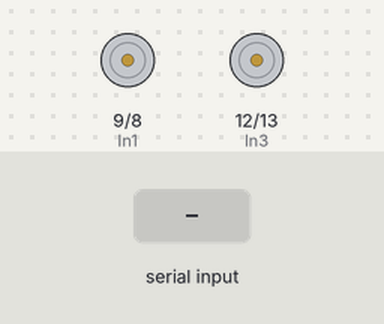
This sketch was run on a simulated Arduino Uno, built with avr-gcc and run on an emulated ATmega328P. On the bench: motor-driver pin pairs drawn as motors (green arrow = first pin HIGH = forward, orange = second pin HIGH = backward, longer = more drive, scaled by the enable pin). Inputs (shaded band) come from the test bench.

Above: at 1.2 s.
1.3 s: "F" received over Serial
At 2.2 s:
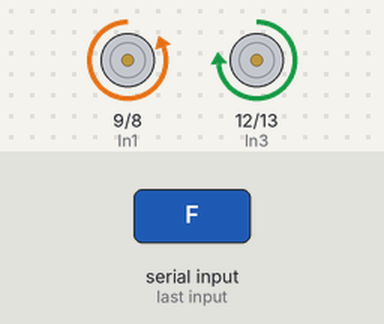
2.8 s: "B" received over Serial
At 3.3 s:
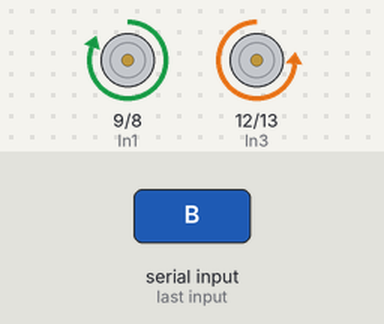
4.3 s: "L" received over Serial
At 5.5 s:
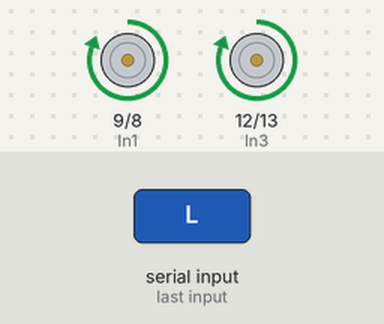
5.8 s: "R" received over Serial
At 6.8 s:
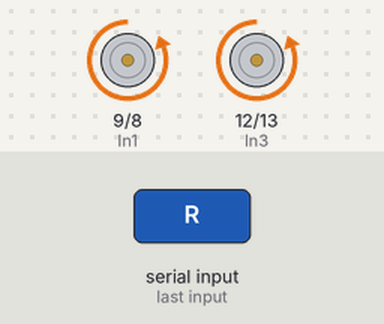
7.3 s: "S" received over Serial
At 8.0 s:
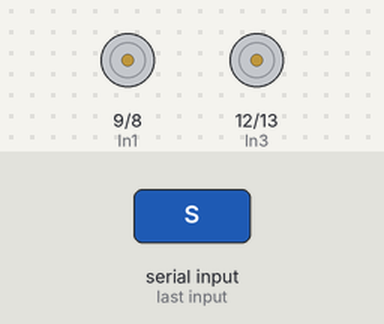
Timing chart, 0 to 9.8 s (numbered marks = the images above; inputs shaded):
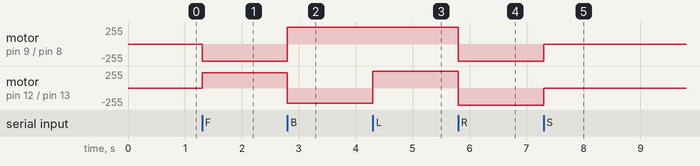

The sketch:

main.ino
```cpp
char serial ;


#define EnA  10        //speed A
#define EnB  11          //speed B
#define In1  9  //A      //motorA_dr1  red
#define In2  8  //A       //motorA_dr2   white
#define In3  12            // red
#define In4  13              //whit

void setup() {

  pinMode(EnA, OUTPUT);
  pinMode(EnB, OUTPUT);
  pinMode(In1, OUTPUT);
  pinMode(In2, OUTPUT);
  pinMode(In3, OUTPUT);
  pinMode(In4, OUTPUT);

Serial.begin(9600);

}

void loop() {
if(Serial.available()){
  serial = Serial.read();
  //Serial.println(serial);


}

if(serial == 'F'){            //move forward(all motors rotate in forward direction)
   moveForward(255 );
}

else if(serial == 'B'){      //move reverse (all motors rotate in reverse direction)
  moveBack(255);
}

else if(serial == 'L'){      //turn right (left side motors rotate in forward direction, right side motors doesn't rotate)
 turnLEFT_90();
}

else if(serial == 'R'){      //turn left (right side motors rotate in forward direction, left side motors doesn't rotate)
  turnRIGHT_90();
}


else if(serial == 'S'){      //STOP (all motors stop)
  moveStop();
}

}


//*******************************************************


void turnLEFT_90(){
    digitalWrite(In1, HIGH);
    digitalWrite(In2, LOW);
    digitalWrite(In3, HIGH);
    digitalWrite(In4, LOW);

    analogWrite(EnA, 255); //the speed
    analogWrite(EnB, 255); //the speed


      delay(150);
}

 void turnRIGHT_90(){
    digitalWrite(In1, LOW);
    digitalWrite(In2, HIGH);
    digitalWrite(In3, LOW);
    digitalWrite(In4, HIGH);

    analogWrite(EnA, 255); //the speed
    analogWrite(EnB, 255); //the speed


      delay(150);
}


void moveStop(){  //stop motors     //////*******done**********
  digitalWrite(In1, LOW);
  digitalWrite(In2, LOW);
  digitalWrite(In3, LOW);
  digitalWrite(In4, LOW);
}

void moveForward(int l ){         //////*******done**********
  int r ;
  r = l - 26.5;
                    // turn on motor A
    digitalWrite(In1, LOW);
     digitalWrite(In2, HIGH);
      analogWrite(EnA, l);
                      // turn on motor B
       digitalWrite(In3, HIGH);
       digitalWrite(In4, LOW);
      analogWrite(EnB, r);

}


void moveBack(int l ){         //////*******done**********
  int r ;
  r = l - 26.5;
                    // turn on motor A
    digitalWrite(In1, HIGH);
     digitalWrite(In2, LOW);
      analogWrite(EnA, l);
                      // turn on motor B
       digitalWrite(In3, LOW);
       digitalWrite(In4, HIGH);
      analogWrite(EnB, r);

}
```

Measured:
- after the input at 1.3 s, motor on pin 9 (In1) / pin 8 (In2): stopped → backward 255/255 at once; motor on pin 12 (In3) / pin 13 (In4): stopped → forward 228/255 at once
- after the input at 2.8 s, motor on pin 9 (In1) / pin 8 (In2): backward 255/255 → forward 255/255 at once; motor on pin 12 (In3) / pin 13 (In4): forward 228/255 → backward 228/255 at once
- after the input at 4.3 s, motor on pin 12 (In3) / pin 13 (In4): backward 228/255 → forward 255/255 at once
- after the input at 5.8 s, motor on pin 9 (In1) / pin 8 (In2), motor on pin 12 (In3) / pin 13 (In4): forward 255/255 → backward 255/255 at once
- after the input at 7.3 s, motor on pin 9 (In1) / pin 8 (In2), motor on pin 12 (In3) / pin 13 (In4): backward 255/255 → stopped at once
